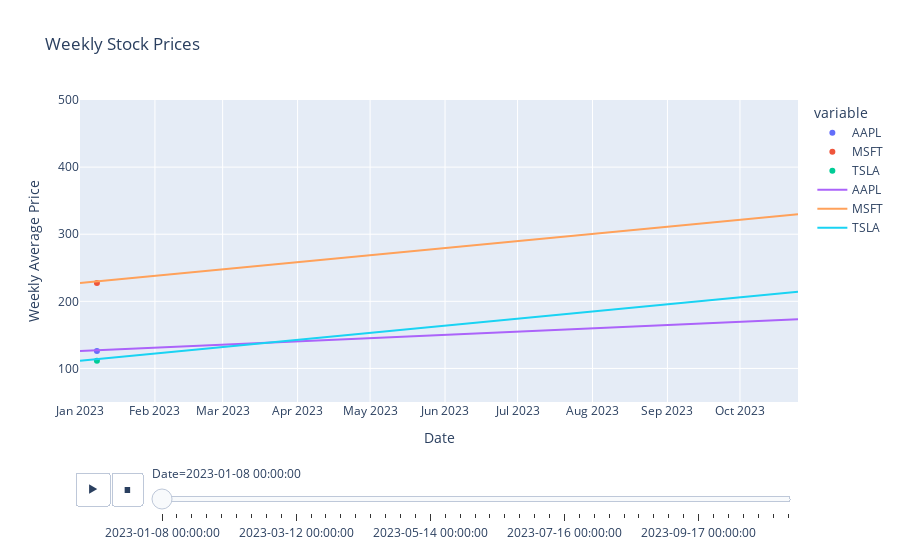

Notebook code for this chart:
### Code cell
import yfinance as yf
import pandas as pd
import plotly.express as px

# Define the list of stock symbols
stock_symbols = ["AAPL", "MSFT", "TSLA"]

# Define the start and end dates
start_date = "2023-01-01"
end_date = "2023-10-25"  # You can modify this to the current date or any other desired end date

# Create an empty DataFrame to store the weekly data
weekly_data = pd.DataFrame()

# Loop through each stock symbol
for symbol in stock_symbols:
    # Download daily stock data from Yahoo Finance
    df = yf.download(symbol, start=start_date, end=end_date)
    
    # Resample the daily data to weekly and calculate the mean
    weekly_data[symbol] = df['Adj Close'].resample('W').mean()

# Create an animated scatter plot
fig = px.scatter(weekly_data, x=weekly_data.index, y=stock_symbols,
                 labels={"index": "Date", "value": "Weekly Average Price"},
                 title="Weekly Stock Prices",
                 animation_frame=weekly_data.index,
                 range_x=[start_date, end_date],
                 range_y=[50, 500], size_max=55)

# Add lines behind the stock symbols
for symbol in stock_symbols:
    fig.add_scatter(x=[start_date, end_date], y=[weekly_data[symbol].iloc[0], weekly_data[symbol].iloc[-1]],
                    mode='lines', line=dict(width=2), name=symbol)

# Show the plot
fig.show()

### Figure 1 — Plotly figure (JSON) as saved in the notebook; plotly's stock layout.template omitted (floating-point values rounded to 4 significant figures)
{"data": [{"hovertemplate": "variable=AAPL<br>Date=%{x}<br>Weekly Average Price=%{y}<extra></extra>", "legendgroup": "AAPL", "marker": {"color": "#636efa", "symbol": "circle"}, "mode": "markers", "name": "AAPL", "orientation": "v", "showlegend": true, "type": "scatter", "x": ["2023-01-08T00:00:00"], "xaxis": "x", "y": [126.0], "yaxis": "y"}, {"hovertemplate": "variable=MSFT<br>Date=%{x}<br>Weekly Average Price=%{y}<extra></extra>", "legendgroup": "MSFT", "marker": {"color": "#EF553B", "symbol": "circle"}, "mode": "markers", "name": "MSFT", "orientation": "v", "showlegend": true, "type": "scatter", "x": ["2023-01-08T00:00:00"], "xaxis": "x", "y": [227.4], "yaxis": "y"}, {"hovertemplate": "variable=TSLA<br>Date=%{x}<br>Weekly Average Price=%{y}<extra></extra>", "legendgroup": "TSLA", "marker": {"color": "#00cc96", "symbol": "circle"}, "mode": "markers", "name": "TSLA", "orientation": "v", "showlegend": true, "type": "scatter", "x": ["2023-01-08T00:00:00"], "xaxis": "x", "y": [111.3], "yaxis": "y"}, {"line": {"width": 2}, "mode": "lines", "name": "AAPL", "type": "scatter", "x": ["2023-01-01", "2023-10-25"], "y": [126.0, 173.2]}, {"line": {"width": 2}, "mode": "lines", "name": "MSFT", "type": "scatter", "x": ["2023-01-01", "2023-10-25"], "y": [227.4, 329.9]}, {"line": {"width": 2}, "mode": "lines", "name": "TSLA", "type": "scatter", "x": ["2023-01-01", "2023-10-25"], "y": [111.3, 214.3]}], "layout": {"legend": {"title": {"text": "variable"}, "tracegroupgap": 0}, "sliders": [{"active": 0, "currentvalue": {"prefix": "Date="}, "len": 0.9, "pad": {"b": 10, "t": 60}, "steps": [{"args": [["2023-01-08 00:00:00"], {"frame": {"duration": 0, "redraw": false}, "fromcurrent": true, "mode": "immediate", "transition": {"duration": 0, "easing": "linear"}}], "label": "2023-01-08 00:00:00", "method": "animate"}, {"args": [["2023-01-15 00:00:00"], {"frame": {"duration": 0, "redraw": false}, "fromcurrent": true, "mode": "immediate", "transition": {"duration": 0, "easing": "linear"}}], "label": "2023-01-15 00:00:00", "method": "animate"}, {"args": [["2023-01-22 00:00:00"], {"frame": {"duration": 0, "redraw": false}, "fromcurrent": true, "mode": "immediate", "transition": {"duration": 0, "easing": "linear"}}], "label": "2023-01-22 00:00:00", "method": "animate"}, {"args": [["2023-01-29 00:00:00"], {"frame": {"duration": 0, "redraw": false}, "fromcurrent": true, "mode": "immediate", "transition": {"duration": 0, "easing": "linear"}}], "label": "2023-01-29 00:00:00", "method": "animate"}, {"args": [["2023-02-05 00:00:00"], {"frame": {"duration": 0, "redraw": false}, "fromcurrent": true, "mode": "immediate", "transition": {"duration": 0, "easing": "linear"}}], "label": "2023-02-05 00:00:00", "method": "animate"}, {"args": [["2023-02-12 00:00:00"], {"frame": {"duration": 0, "redraw": false}, "fromcurrent": true, "mode": "immediate", "transition": {"duration": 0, "easing": "linear"}}], "label": "2023-02-12 00:00:00", "method": "animate"}, {"args": [["2023-02-19 00:00:00"], {"frame": {"duration": 0, "redraw": false}, "fromcurrent": true, "mode": "immediate", "transition": {"duration": 0, "easing": "linear"}}], "label": "2023-02-19 00:00:00", "method": "animate"}, {"args": [["2023-02-26 00:00:00"], {"frame": {"duration": 0, "redraw": false}, "fromcurrent": true, "mode": "immediate", "transition": {"duration": 0, "easing": "linear"}}], "label": "2023-02-26 00:00:00", "method": "animate"}, {"args": [["2023-03-05 00:00:00"], {"frame": {"duration": 0, "redraw": false}, "fromcurrent": true, "mode": "immediate", "transition": {"duration": 0, "easing": "linear"}}], "label": "2023-03-05 00:00:00", "method": "animate"}, {"args": [["2023-03-12 00:00:00"], {"frame": {"duration": 0, "redraw": false}, "fromcurrent": true, "mode": "immediate", "transition": {"duration": 0, "easing": "linear"}}], "label": "2023-03-12 00:00:00", "method": "animate"}, {"args": [["2023-03-19 00:00:00"], {"frame": {"duration": 0, "redraw": false}, "fromcurrent": true, "mode": "immediate", "transition": {"duration": 0, "easing": "linear"}}], "label": "2023-03-19 00:00:00", "method": "animate"}, {"args": [["2023-03-26 00:00:00"], {"frame": {"duration": 0, "redraw": false}, "fromcurrent": true, "mode": "immediate", "transition": {"duration": 0, "easing": "linear"}}], "label": "2023-03-26 00:00:00", "method": "animate"}, {"args": [["2023-04-02 00:00:00"], {"frame": {"duration": 0, "redraw": false}, "fromcurrent": true, "mode": "immediate", "transition": {"duration": 0, "easing": "linear"}}], "label": "2023-04-02 00:00:00", "method": "animate"}, {"args": [["2023-04-09 00:00:00"], {"frame": {"duration": 0, "redraw": false}, "fromcurrent": true, "mode": "immediate", "transition": {"duration": 0, "easing": "linear"}}], "label": "2023-04-09 00:00:00", "method": "animate"}, {"args": [["2023-04-16 00:00:00"], {"frame": {"duration": 0, "redraw": false}, "fromcurrent": true, "mode": "immediate", "transition": {"duration": 0, "easing": "linear"}}], "label": "2023-04-16 00:00:00", "method": "animate"}, {"args": [["2023-04-23 00:00:00"], {"frame": {"duration": 0, "redraw": false}, "fromcurrent": true, "mode": "immediate", "transition": {"duration": 0, "easing": "linear"}}], "label": "2023-04-23 00:00:00", "method": "animate"}, {"args": [["2023-04-30 00:00:00"], {"frame": {"duration": 0, "redraw": false}, "fromcurrent": true, "mode": "immediate", "transition": {"duration": 0, "easing": "linear"}}], "label": "2023-04-30 00:00:00", "method": "animate"}, {"args": [["2023-05-07 00:00:00"], {"frame": {"duration": 0, "redraw": false}, "fromcurrent": true, "mode": "immediate", "transition": {"duration": 0, "easing": "linear"}}], "label": "2023-05-07 00:00:00", "method": "animate"}, {"args": [["2023-05-14 00:00:00"], {"frame": {"duration": 0, "redraw": false}, "fromcurrent": true, "mode": "immediate", "transition": {"duration": 0, "easing": "linear"}}], "label": "2023-05-14 00:00:00", "method": "animate"}, {"args": [["2023-05-21 00:00:00"], {"frame": {"duration": 0, "redraw": false}, "fromcurrent": true, "mode": "immediate", "transition": {"duration": 0, "easing": "linear"}}], "label": "2023-05-21 00:00:00", "method": "animate"}, {"args": [["2023-05-28 00:00:00"], {"frame": {"duration": 0, "redraw": false}, "fromcurrent": true, "mode": "immediate", "transition": {"duration": 0, "easing": "linear"}}], "label": "2023-05-28 00:00:00", "method": "animate"}, {"args": [["2023-06-04 00:00:00"], {"frame": {"duration": 0, "redraw": false}, "fromcurrent": true, "mode": "immediate", "transition": {"duration": 0, "easing": "linear"}}], "label": "2023-06-04 00:00:00", "method": "animate"}, {"args": [["2023-06-11 00:00:00"], {"frame": {"duration": 0, "redraw": false}, "fromcurrent": true, "mode": "immediate", "transition": {"duration": 0, "easing": "linear"}}], "label": "2023-06-11 00:00:00", "method": "animate"}, {"args": [["2023-06-18 00:00:00"], {"frame": {"duration": 0, "redraw": false}, "fromcurrent": true, "mode": "immediate", "transition": {"duration": 0, "easing": "linear"}}], "label": "2023-06-18 00:00:00", "method": "animate"}, {"args": [["2023-06-25 00:00:00"], {"frame": {"duration": 0, "redraw": false}, "fromcurrent": true, "mode": "immediate", "transition": {"duration": 0, "easing": "linear"}}], "label": "2023-06-25 00:00:00", "method": "animate"}, {"args": [["2023-07-02 00:00:00"], {"frame": {"duration": 0, "redraw": false}, "fromcurrent": true, "mode": "immediate", "transition": {"duration": 0, "easing": "linear"}}], "label": "2023-07-02 00:00:00", "method": "animate"}, {"args": [["2023-07-09 00:00:00"], {"frame": {"duration": 0, "redraw": false}, "fromcurrent": true, "mode": "immediate", "transition": {"duration": 0, "easing": "linear"}}], "label": "2023-07-09 00:00:00", "method": "animate"}, {"args": [["2023-07-16 00:00:00"], {"frame": {"duration": 0, "redraw": false}, "fromcurrent": true, "mode": "immediate", "transition": {"duration": 0, "easing": "linear"}}], "label": "2023-07-16 00:00:00", "method": "animate"}, {"args": [["2023-07-23 00:00:00"], {"frame": {"duration": 0, "redraw": false}, "fromcurrent": true, "mode": "immediate", "transition": {"duration": 0, "easing": "linear"}}], "label": "2023-07-23 00:00:00", "method": "animate"}, {"args": [["2023-07-30 00:00:00"], {"frame": {"duration": 0, "redraw": false}, "fromcurrent": true, "mode": "immediate", "transition": {"duration": 0, "easing": "linear"}}], "label": "2023-07-30 00:00:00", "method": "animate"}, {"args": [["2023-08-06 00:00:00"], {"frame": {"duration": 0, "redraw": false}, "fromcurrent": true, "mode": "immediate", "transition": {"duration": 0, "easing": "linear"}}], "label": "2023-08-06 00:00:00", "method": "animate"}, {"args": [["2023-08-13 00:00:00"], {"frame": {"duration": 0, "redraw": false}, "fromcurrent": true, "mode": "immediate", "transition": {"duration": 0, "easing": "linear"}}], "label": "2023-08-13 00:00:00", "method": "animate"}, {"args": [["2023-08-20 00:00:00"], {"frame": {"duration": 0, "redraw": false}, "fromcurrent": true, "mode": "immediate", "transition": {"duration": 0, "easing": "linear"}}], "label": "2023-08-20 00:00:00", "method": "animate"}, {"args": [["2023-08-27 00:00:00"], {"frame": {"duration": 0, "redraw": false}, "fromcurrent": true, "mode": "immediate", "transition": {"duration": 0, "easing": "linear"}}], "label": "2023-08-27 00:00:00", "method": "animate"}, {"args": [["2023-09-03 00:00:00"], {"frame": {"duration": 0, "redraw": false}, "fromcurrent": true, "mode": "immediate", "transition": {"duration": 0, "easing": "linear"}}], "label": "2023-09-03 00:00:00", "method": "animate"}, {"args": [["2023-09-10 00:00:00"], {"frame": {"duration": 0, "redraw": false}, "fromcurrent": true, "mode": "immediate", "transition": {"duration": 0, "easing": "linear"}}], "label": "2023-09-10 00:00:00", "method": "animate"}, {"args": [["2023-09-17 00:00:00"], {"frame": {"duration": 0, "redraw": false}, "fromcurrent": true, "mode": "immediate", "transition": {"duration": 0, "easing": "linear"}}], "label": "2023-09-17 00:00:00", "method": "animate"}, {"args": [["2023-09-24 00:00:00"], {"frame": {"duration": 0, "redraw": false}, "fromcurrent": true, "mode": "immediate", "transition": {"duration": 0, "easing": "linear"}}], "label": "2023-09-24 00:00:00", "method": "animate"}, {"args": [["2023-10-01 00:00:00"], {"frame": {"duration": 0, "redraw": false}, "fromcurrent": true, "mode": "immediate", "transition": {"duration": 0, "easing": "linear"}}], "label": "2023-10-01 00:00:00", "method": "animate"}, {"args": [["2023-10-08 00:00:00"], {"frame": {"duration": 0, "redraw": false}, "fromcurrent": true, "mode": "immediate", "transition": {"duration": 0, "easing": "linear"}}], "label": "2023-10-08 00:00:00", "method": "animate"}, {"args": [["2023-10-15 00:00:00"], {"frame": {"duration": 0, "redraw": false}, "fromcurrent": true, "mode": "immediate", "transition": {"duration": 0, "easing": "linear"}}], "label": "2023-10-15 00:00:00", "method": "animate"}, {"args": [["2023-10-22 00:00:00"], {"frame": {"duration": 0, "redraw": false}, "fromcurrent": true, "mode": "immediate", "transition": {"duration": 0, "easing": "linear"}}], "label": "2023-10-22 00:00:00", "method": "animate"}, {"args": [["2023-10-29 00:00:00"], {"frame": {"duration": 0, "redraw": false}, "fromcurrent": true, "mode": "immediate", "transition": {"duration": 0, "easing": "linear"}}], "label": "2023-10-29 00:00:00", "method": "animate"}], "x": 0.1, "xanchor": "left", "y": 0, "yanchor": "top"}], "title": {"text": "Weekly Stock Prices"}, "updatemenus": [{"buttons": [{"args": [null, {"frame": {"duration": 500, "redraw": false}, "fromcurrent": true, "mode": "immediate", "transition": {"duration": 500, "easing": "linear"}}], "label": "&#9654;", "method": "animate"}, {"args": [[null], {"frame": {"duration": 0, "redraw": false}, "fromcurrent": true, "mode": "immediate", "transition": {"duration": 0, "easing": "linear"}}], "label": "&#9724;", "method": "animate"}], "direction": "left", "pad": {"r": 10, "t": 70}, "showactive": false, "type": "buttons", "x": 0.1, "xanchor": "right", "y": 0, "yanchor": "top"}], "xaxis": {"anchor": "y", "categoryarray": ["2023-01-08T00:00:00", "2023-01-15T00:00:00", "2023-01-22T00:00:00", "2023-01-29T00:00:00", "2023-02-05T00:00:00", "2023-02-12T00:00:00", "2023-02-19T00:00:00", "2023-02-26T00:00:00", "2023-03-05T00:00:00", "2023-03-12T00:00:00", "2023-03-19T00:00:00", "2023-03-26T00:00:00", "2023-04-02T00:00:00", "2023-04-09T00:00:00", "2023-04-16T00:00:00", "2023-04-23T00:00:00", "2023-04-30T00:00:00", "2023-05-07T00:00:00", "2023-05-14T00:00:00", "2023-05-21T00:00:00", "2023-05-28T00:00:00", "2023-06-04T00:00:00", "2023-06-11T00:00:00", "2023-06-18T00:00:00", "2023-06-25T00:00:00", "2023-07-02T00:00:00", "2023-07-09T00:00:00", "2023-07-16T00:00:00", "2023-07-23T00:00:00", "2023-07-30T00:00:00", "2023-08-06T00:00:00", "2023-08-13T00:00:00", "2023-08-20T00:00:00", "2023-08-27T00:00:00", "2023-09-03T00:00:00", "2023-09-10T00:00:00", "2023-09-17T00:00:00", "2023-09-24T00:00:00", "2023-10-01T00:00:00", "2023-10-08T00:00:00", "2023-10-15T00:00:00", "2023-10-22T00:00:00", "2023-10-29T00:00:00"], "categoryorder": "array", "domain": [0, 1], "range": ["2023-01-01", "2023-10-25"], "title": {"text": "Date"}}, "yaxis": {"anchor": "x", "domain": [0, 1], "range": [50, 500], "title": {"text": "Weekly Average Price"}}}}
